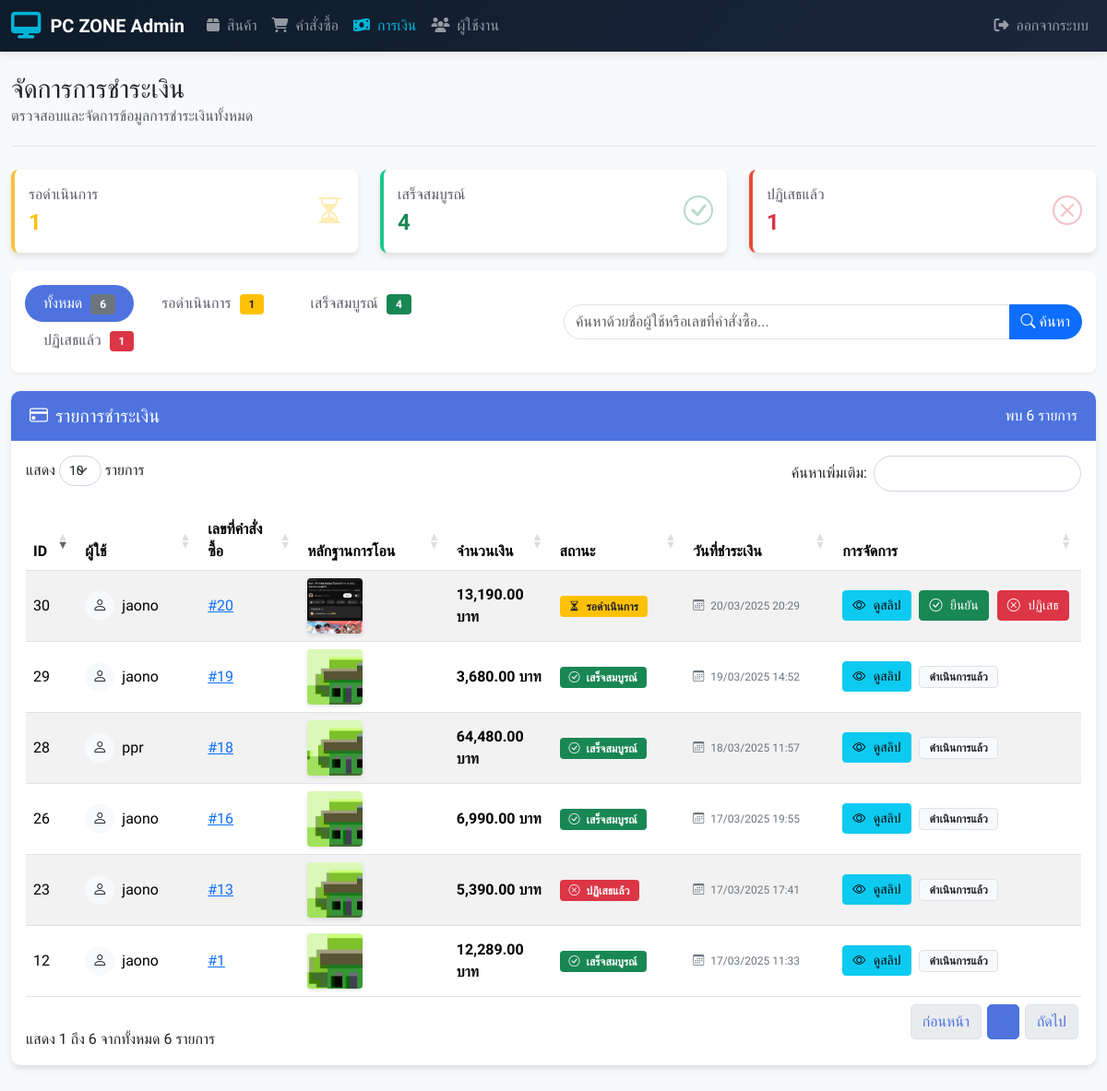
The page /backend/admin/manage_payments.php (signed in) on the database its author committed.
### tables this page shows
CREATE TABLE `orders` (
  `order_id` int(11) NOT NULL,
  `user_id` int(11) NOT NULL,
  `address_id` int(11) DEFAULT NULL,
  `total_price` decimal(10,2) NOT NULL CHECK (`total_price` >= 0),
  `payment_id` int(11) DEFAULT NULL,
  `order_status` enum('processing','shipping','shipped','done','rejected') NOT NULL DEFAULT 'processing',
  `created_at` timestamp NOT NULL DEFAULT current_timestamp()
);

CREATE TABLE `payment` (
  `payment_id` int(11) NOT NULL,
  `order_id` int(11) NOT NULL,
  `proof_image` varchar(255) DEFAULT NULL,
  `payment_status` enum('pending','rejected','completed') NOT NULL DEFAULT 'pending',
  `created_at` timestamp NOT NULL DEFAULT current_timestamp()
);

CREATE TABLE `users` (
  `user_id` int(11) NOT NULL,
  `username` varchar(50) NOT NULL,
  `password_hash` varchar(255) NOT NULL,
  `email` varchar(100) NOT NULL,
  `role` enum('Admin','user') NOT NULL DEFAULT 'user',
  `created_at` timestamp NOT NULL DEFAULT current_timestamp()
);

### backend/admin/manage_payments.php (the view, shortened to what this page needs)
<?php
include 'admin_header.php';
include '../db.php';
$status_filter = isset($_GET['status']) ? $_GET['status'] : 'all';
$search_query = isset($_GET['search']) ? $_GET['search'] : '';
$sql = "SELECT payment.*, orders.user_id, users.username, orders.total_price
        FROM payment
        JOIN orders ON payment.order_id = orders.order_id
        JOIN users ON orders.user_id = users.user_id
        WHERE 1=1";
$params = [];
$sql .= " ORDER BY payment.created_at DESC";
$stmt = $pdo->prepare($sql);
$stmt->execute($params);
$payments = $stmt->fetchAll();
$stmt = $pdo->query("SELECT payment_status, COUNT(*) as count FROM payment GROUP BY payment_status");
$status_counts = $stmt->fetchAll(PDO::FETCH_KEY_PAIR);
function getStatusBadgeClass($status) {
    switch ($status) {
        case 'pending':
            return 'bg-warning text-dark';
        case 'completed':
            return 'bg-success';
        case 'rejected':
            return 'bg-danger';
    }
}
function getStatusText($status) {
    switch ($status) {
        case 'pending':
            return 'รอดำเนินการ';
        case 'completed':
            return 'เสร็จสมบูรณ์';
        case 'rejected':
            return 'ปฏิเสธแล้ว';
    }
}
?>
<!DOCTYPE html>
<html lang="th">
<head>
    <link href="https://cdn.jsdelivr.net/npm/bootstrap@5.3.2/dist/css/bootstrap.min.css" rel="stylesheet">
    <link rel="stylesheet" href="https://cdn.jsdelivr.net/npm/bootstrap-icons@1.10.0/font/bootstrap-icons.css">
    <link href="https://cdn.datatables.net/1.13.6/css/dataTables.bootstrap5.min.css" rel="stylesheet">
</head>
<body>
<div class="container mt-4">
    <div class="page-header d-flex justify-content-between align-items-center">
        <div>
            <h1 class="h3 mb-0 text-gray-800">จัดการการชำระเงิน</h1>
            <p class="text-muted mb-0">ตรวจสอบและจัดการข้อมูลการชำระเงินทั้งหมด</p>
        </div>
    </div>
    <div class="row">
        <div class="col-md-4">
            <div class="card stats-card pending">
                <div class="card-body">
                    <div class="row no-gutters align-items-center">
                        <div class="col">
                            <div class="stats-text">รอดำเนินการ</div>
                            <div class="stats-count text-warning"><?= isset($status_counts['pending']) ? $status_counts['pending'] : 0 ?></div>
                        </div>
                        <div class="col-auto">
                            <i class="bi bi-hourglass-split stats-icon text-warning"></i>
                        </div>
                    </div>
                </div>
            </div>
        </div>
        <div class="col-md-4">
            <div class="card stats-card completed">
                <div class="card-body">
                    <div class="row no-gutters align-items-center">
                        <div class="col">
                            <div class="stats-text">เสร็จสมบูรณ์</div>
                            <div class="stats-count text-success"><?= isset($status_counts['completed']) ? $status_counts['completed'] : 0 ?></div>
                        </div>
                        <div class="col-auto">
                            <i class="bi bi-check-circle stats-icon text-success"></i>
                        </div>
                    </div>
                </div>
            </div>
        </div>
        <div class="col-md-4">
            <div class="card stats-card rejected">
                <div class="card-body">
                    <div class="row no-gutters align-items-center">
                        <div class="col">
                            <div class="stats-text">ปฏิเสธแล้ว</div>
                            <div class="stats-count text-danger"><?= isset($status_counts['rejected']) ? $status_counts['rejected'] : 0 ?></div>
                        </div>
                        <div class="col-auto">
                            <i class="bi bi-x-circle stats-icon text-danger"></i>
                        </div>
                    </div>
                </div>
            </div>
        </div>
    </div>
    <div class="filter-container">
        <form method="GET" action="" class="row align-items-center">
            <div class="col-md-6">
                <ul class="nav nav-pills mb-md-0 mb-3">
                    <li class="nav-item">
                        <a class="nav-link <?= $status_filter == 'all' ? 'active' : '' ?>" href="?status=all&search=<?= htmlspecialchars($search_query) ?>">
                            ทั้งหมด <span class="badge bg-secondary"><?= array_sum($status_counts) ?></span>
                        </a>
                    </li>
                    <li class="nav-item">
                        <a class="nav-link <?= $status_filter == 'pending' ? 'active' : '' ?>" href="?status=pending&search=<?= htmlspecialchars($search_query) ?>">
                            รอดำเนินการ <span class="badge bg-warning text-dark"><?= isset($status_counts['pending']) ? $status_counts['pending'] : 0 ?></span>
                        </a>
                    </li>
                    <li class="nav-item">
                        <a class="nav-link <?= $status_filter == 'completed' ? 'active' : '' ?>" href="?status=completed&search=<?= htmlspecialchars($search_query) ?>">
                            เสร็จสมบูรณ์ <span class="badge bg-success"><?= isset($status_counts['completed']) ? $status_counts['completed'] : 0 ?></span>
                        </a>
                    </li>
                    <li class="nav-item">
                        <a class="nav-link <?= $status_filter == 'rejected' ? 'active' : '' ?>" href="?status=rejected&search=<?= htmlspecialchars($search_query) ?>">
                            ปฏิเสธแล้ว <span class="badge bg-danger"><?= isset($status_counts['rejected']) ? $status_counts['rejected'] : 0 ?></span>
                        </a>
                    </li>
                </ul>
            </div>
            <div class="col-md-6">
                <div class="input-group">
                    <input type="text" name="search" class="form-control" placeholder="ค้นหาด้วยชื่อผู้ใช้หรือเลขที่คำสั่งซื้อ..." value="<?= htmlspecialchars($search_query) ?>" style="border-radius: 30px 0 0 30px">
                    <button type="submit" class="btn btn-primary" style="border-radius: 0 30px 30px 0">
                        <i class="bi bi-search"></i> ค้นหา
                    </button>
                </div>
            </div>
        </form>
    </div>
    <div class="card">
        <div class="card-header d-flex justify-content-between align-items-center">
            <h5 class="mb-0"><i class="bi bi-credit-card me-2"></i>รายการชำระเงิน</h5>
            <div class="text-white">
                พบ <?= count($payments) ?> รายการ
            </div>
        </div>
        <div class="card-body">
            <div class="table-responsive">
                <table id="paymentTable" class="table table-hover table-striped">
                    <thead>
                        <tr>
                            <th width="5%">ID</th>
                            <th width="12%">ผู้ใช้</th>
                            <th width="10%">เลขที่คำสั่งซื้อ</th>
                            <th width="15%">หลักฐานการโอน</th>
                            <th width="10%">จำนวนเงิน</th>
                            <th width="13%">สถานะ</th>
                            <th width="15%">วันที่ชำระเงิน</th>
                            <th width="20%">การจัดการ</th>
                        </tr>
                    </thead>
                    <tbody>
                        <?php if (count($payments) > 0): ?>
                            <?php foreach ($payments as $payment): ?>
                                <tr>
                                    <td><?= htmlspecialchars($payment['payment_id']) ?></td>
                                    <td>
                                        <div class="d-flex align-items-center">
                                            <div class="avatar bg-light text-dark rounded-circle me-2 d-flex align-items-center justify-content-center" style="width: 32px; height: 32px;">
                                                <i class="bi bi-person"></i>
                                            </div>
                                            <?= htmlspecialchars($payment['username']) ?>
                                        </div>
                                    </td>
                                    <td><a href="view_order.php?id=<?= $payment['order_id'] ?>" class="text-primary">#<?= htmlspecialchars($payment['order_id']) ?></a></td>
                                    <td>
                                        <img src="../uploads/payments/<?= htmlspecialchars($payment['proof_image']) ?>"
                                             class="proof-image"
                                             data-bs-toggle="modal"
                                             data-bs-target="#imageModal<?= $payment['payment_id'] ?>"
                                             alt="หลักฐานการโอน">
                                    </td>
                                    <td class="price-column"><?= number_format($payment['total_price'], 2) ?> บาท</td>
                                    <td>
                                        <span class="badge <?= getStatusBadgeClass($payment['payment_status']) ?>">
                                            <?php if ($payment['payment_status'] == 'pending'): ?>
                                                <i class="bi bi-hourglass-split me-1"></i>
                                            <?php elseif ($payment['payment_status'] == 'completed'): ?>
                                                <i class="bi bi-check-circle me-1"></i>
                                            <?php elseif ($payment['payment_status'] == 'rejected'): ?>
                                                <i class="bi bi-x-circle me-1"></i>
                                            <?php endif; ?>
                                            <?= getStatusText($payment['payment_status']) ?>
                                        </span>
                                    </td>
                                    <td>
                                        <div class="payment-date">
                                            <i class="bi bi-calendar3 me-1"></i>
                                            <?= date('d/m/Y H:i', strtotime($payment['created_at'])) ?>
                                        </div>
                                    </td>
                                    <td>
                                        <div class="action-buttons">
                                            <button class="btn btn-sm btn-info" data-bs-toggle="modal" data-bs-target="#imageModal<?= $payment['payment_id'] ?>">
                                                <i class="bi bi-eye"></i> ดูสลิป
                                            </button>
                                            <?php if ($payment['payment_status'] == 'pending'): ?>
                                                <form method="POST" action="" class="d-inline">
                                                    <button type="submit" name="action" value="confirm" class="btn btn-sm btn-success">
                                                        <i class="bi bi-check-circle"></i> ยืนยัน
                                                    </button>
                                                    <button type="submit" name="action" value="reject" class="btn btn-sm btn-danger">
                                                        <i class="bi bi-x-circle"></i> ปฏิเสธ
                                                    </button>
                                                </form>
                                            <?php else: ?>
                                                <span class="badge bg-light text-dark border">ดำเนินการแล้ว</span>
                                            <?php endif; ?>
                                        </div>
                                    </td>
                                </tr>
                            <?php endforeach; ?>
                        <?php endif; ?>
                    </tbody>
                </table>
            </div>
        </div>
    </div>
</div>
</body>
</html>

### rows shown on the page
orders: payment.payment_id "30", user.username "jaono", payment.order_id "20", payment.proof_image (picture), total_price "13,190.00", payment.payment_status "รอดำเนินการ", payment.created_at "20/03/2025 20:29"
orders: payment.payment_id "29", user.username "jaono", payment.order_id "19", payment.proof_image (picture), total_price "3,680.00", payment.payment_status "เสร็จสมบูรณ์", payment.created_at "19/03/2025 14:52", shows "ดำเนินการแล้ว"
orders: payment.payment_id "28", user.username "ppr", payment.order_id "18", payment.proof_image (picture), total_price "64,480.00", payment.payment_status "เสร็จสมบูรณ์", payment.created_at "18/03/2025 11:57", shows "ดำเนินการแล้ว"
orders: payment.payment_id "26", user.username "jaono", payment.order_id "16", payment.proof_image (picture), total_price "6,990.00", payment.payment_status "เสร็จสมบูรณ์", payment.created_at "17/03/2025 19:55", shows "ดำเนินการแล้ว"
orders: payment.payment_id "23", user.username "jaono", payment.order_id "13", payment.proof_image (picture), total_price "5,390.00", payment.payment_status "ปฏิเสธแล้ว", payment.created_at "17/03/2025 17:41", shows "ดำเนินการแล้ว"
orders: payment.payment_id "12", user.username "jaono", payment.order_id "1", payment.proof_image (picture), total_price "12,289.00", payment.payment_status "เสร็จสมบูรณ์", payment.created_at "17/03/2025 11:33", shows "ดำเนินการแล้ว"

### other values the page prints
$status_counts['pending'] "1"
$status_counts['completed'] "4"
$status_counts['rejected'] "1"
array_sum($status_counts) "6"
count($payments) "6"
